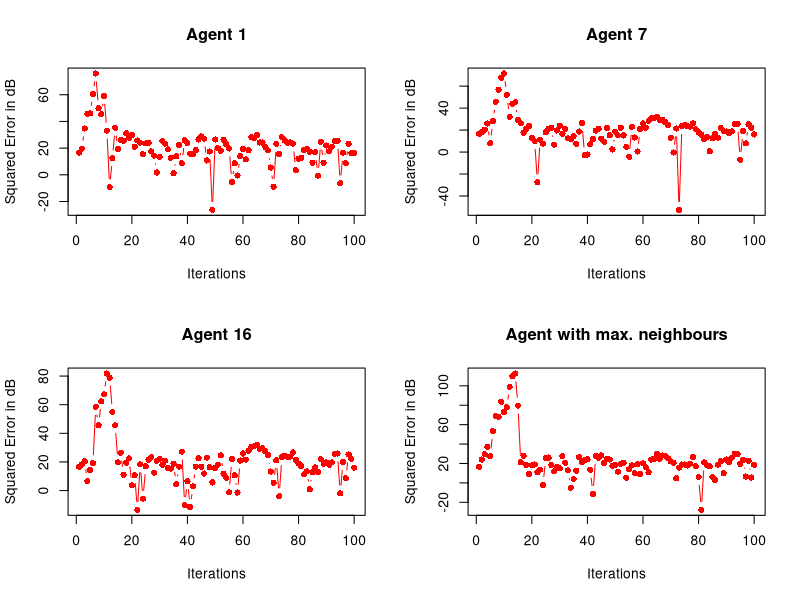
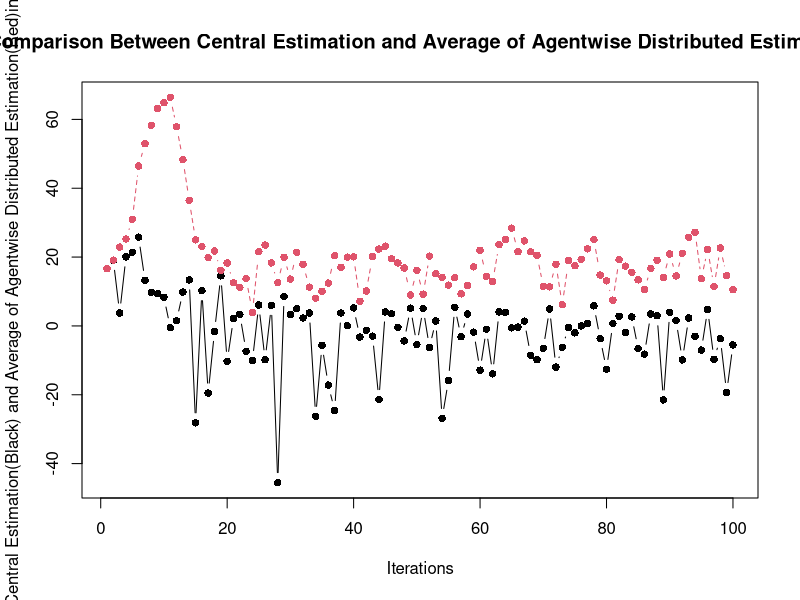

Source code (R) for these figures, in order:
#Script Distributed RLS

#forming the random graph with 30 vertices and entries in Graph matrix representing edges
N=30
graph<-matrix(0,N,N)
neighbor<-matrix(0,N,1)
neighborList<-matrix(0,N,N)
maxneighnode=0
maxneigh=0
for(i in 1:N)
{
	prob<-runif(n=N,min=0,max=1)
	count=0
	for(j in 1:N)
	{
		if((prob[j]<=0.2)&(i!=j))
		{
			count=count+1
			neighborList[i,count]=j
			graph[i,j]=1
		}
	}
	if(count>maxneigh)
	{
		maxneigh=count
		maxneighnode=i
	}
	neighbor[i,1]<-count
}
print(neighbor)
print(maxneighnode)

#parameter initialization

p=10
p_d=2
r=0.75
f=0.001
lambda=1
sample=100
part<-matrix(0,N,p_d)
for(i in 1:N)
{
	for(j in 1:p_d)
	{
		part[i,j]<-sample(1:p,1)
	}
	if(part[i,1]==part[i,2])
	{
		if(part[i,1]>=5)
		{
			part[i,2]<-sample(1:(part[i,1]-1),1)
		}
		else
		{
			part[i,2]<-sample((part[i,1]+1):10,1)
		}
	}
}

#y_k,X_k,u_k and v_k are initialised here using normal distribution generator

X<-matrix(0,sample,p)
y<-matrix(0,sample,1)
u<-matrix(0,sample,p)
for(i in 1:p)
{
	u[,i]<-rnorm(n=sample,mean=0,sd=1)
}
v<-rnorm(n=sample,mean=0,sd=1)

#defining C
co_eff<-runif(n=p,min=-5,max=5)
C<-matrix(co_eff,p,1)

#defining A
A<-diag(1,p)
A<-A*r

#initialising X_k(i.e. X_0)
X[1,]<-matrix(runif(n=p,min=-5,max=5),1,p)

#calculating o/p and state space model

for(i in 1:sample)
{
	y[i]<-(X[i,]%*%C)+v[i]
	if(i<sample)
	{
		X[i+1,]<-X[i,]%*%A
		for(j in 1:p)
		{
			X[i+1,j]<-X[i+1,j]+u[i,j]
		}
	}
}

#matrix initialization

P<-diag(1,p)
P<-P/f
W<-matrix(0,p,1)
V<-matrix(0,1,p)
MSE<-matrix(0,sample,1)

#computation using centralised RLS

for(n in 1:sample)
{
	V[1,]<-X[n,]				
	sample_out=y[n,]
	est_out=V %*% W
	error=sample_out-est_out
	z=V %*% P
	g1<-(lambda+(V %*% t(z)))
	g2<-g1[1,1]
	g<-z/g2		
	W=W + error[1,1] * t(g)
	P<-(P- t(g)%*%z)/lambda
	MSE[n,]<-error[1,1]*error[1,1]
	MSE[n,]<-10*log10(MSE[n,])
}
#Computation for DistributedRLS agentwise


MSE_d<-matrix(0,sample,N)
Y_est_d<-matrix(0,sample,N)

#matrix initialization
P_arr<-array(0,dim=c(N,N,N))
for(i in 1:N)
{
	P_arr[,,i]<-diag(1,N)
}
P_arr<-P_arr/f
W_arr<-array(0,dim=c(N,1,N))


for(n in 1:sample)
{
	for(j in 1:N)
	{
		p_d_x<-(neighbor[j,]+p_d)
		#matrix initialization
		P<-matrix(0,p_d_x,p_d_x)
		for(i in 1:p_d_x)
		{
			for(k in 1:p_d_x)
			{
				P[i,k]<-P_arr[i,k,j]
			}
		}

		W<-matrix(0,p_d_x,1)
		for(i in 1:p_d_x)
		{
			W[i,1]<-W_arr[i,1,j]
		}

		V<-matrix(0,1,p_d_x)
		for(i in 1:p_d_x)
		{
			if(i<=p_d)
			{
				V[1,i]<-X[n,part[j,i]]
			}
			else
			{
				if(n>1)
				{
					V[1,i]<-Y_est_d[n-1,neighborList[j,(i-p_d)]]
				}
			}
		}
		sample_out=y[n,]
		est_out=V %*% W
		error=sample_out-est_out
		z=V %*% P
		g1<-(lambda+(V %*% t(z)))
		g2<-g1[1,1]
		g<-z/g2		
		W=W + error[1,1] * t(g)
		P<-(P- t(g)%*%z)/lambda
		MSE_d[n,j]<-error[1,1]*error[1,1]
		MSE_d[n,j]<-10*log10(MSE_d[n,j])
		Y_est_d[n,j]<-est_out
	
		#Storing estimation results
		for(i in 1:p_d_x)
		{
			for(k in 1:p_d_x)
			{
				P_arr[i,k,j]<-P[i,k]
			}
		}

		for(i in 1:p_d_x)
		{
			W_arr[i,1,j]<-W[i,1]
		}
	}
}

avMSE_d<-matrix(0,sample,1)
for(i in 1:sample)
{
	for(j in 1:N)
	{
		avMSE_d[i]<-avMSE_d[i]+MSE_d[i,j]
	}
	avMSE_d[i]<-avMSE_d[i]/N
}

#plotting MSE curves for a few agents
par(mfrow=c(2,2))

plot(MSE_d[,1], col="red",xlab="Iterations",ylab="Squared Error in dB", type="b", main="Agent 1",pch=16)
plot(MSE_d[,7], col="red",xlab="Iterations",ylab="Squared Error in dB", type="b", main="Agent 7",pch=16)
plot(MSE_d[,16], col="red",xlab="Iterations",ylab="Squared Error in dB", type="b", main="Agent 16",pch=16)
plot(MSE_d[,maxneighnode], col="red",xlab="Iterations",ylab="Squared Error in dB", type="b", main="Agent with max. neighbours",pch=16)

#Comparing Central Estimation and Average of Agentwise Distributed Estimation plots

#creating a new window
windows()
plotMSE<-matrix(0,sample,2)
plotMSE[,1]<-MSE
plotMSE[,2]<-avMSE_d
Iterations<-matrix(0,sample,2)
Iterations[,1]<-sequence(sample)
Iterations[,2]<-sequence(sample)
matplot(Iterations,plotMSE,type="b",pch=16,main="Comparison Between Central Estimation and Average of Agentwise Distributed Estimation",xlab="Iterations",ylab="Central Estimation(Black) and Average of Agentwise Distributed Estimation(Red)in dB")
